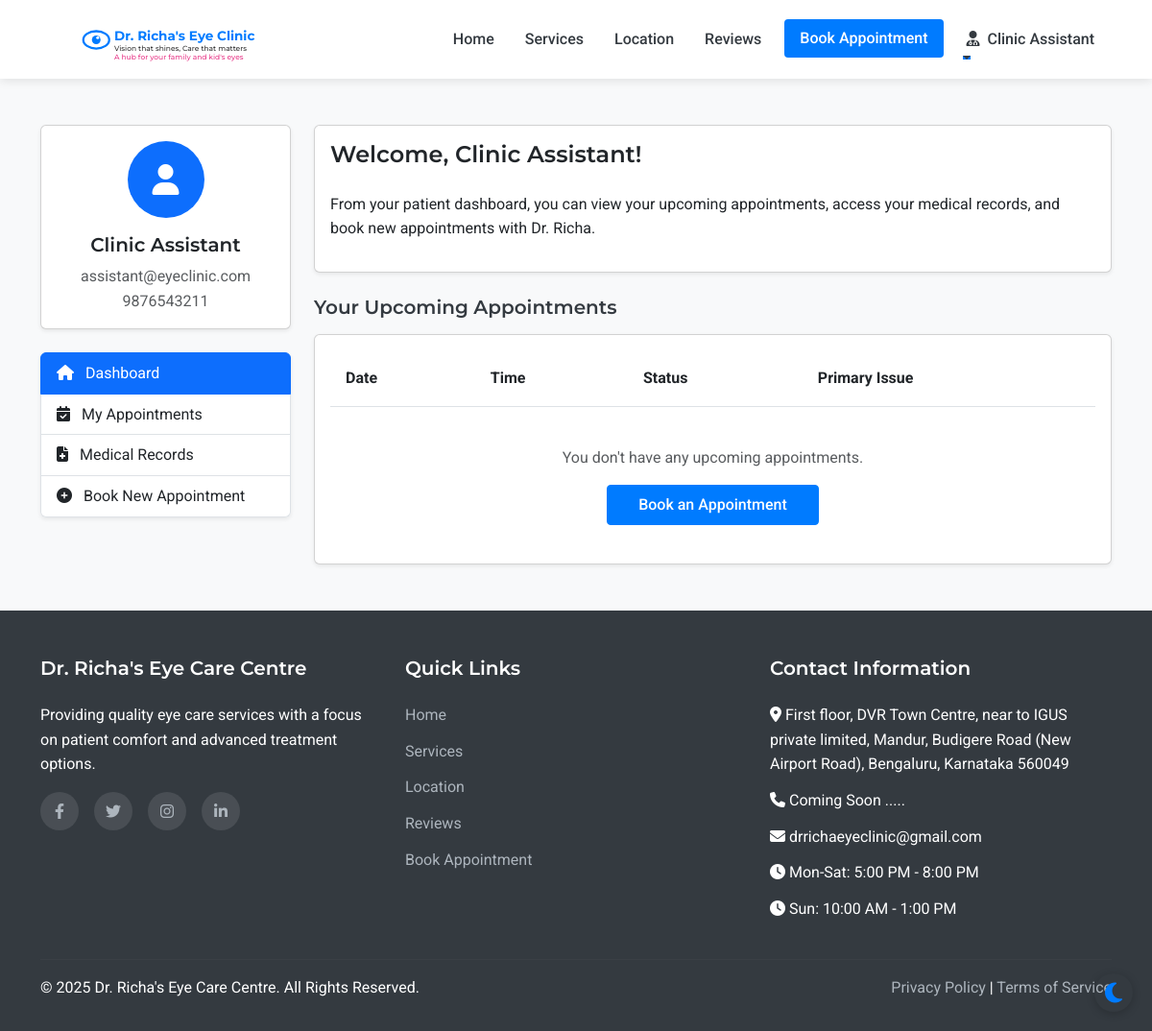
Page /patient/dashboard (signed in) on the earlier database version.
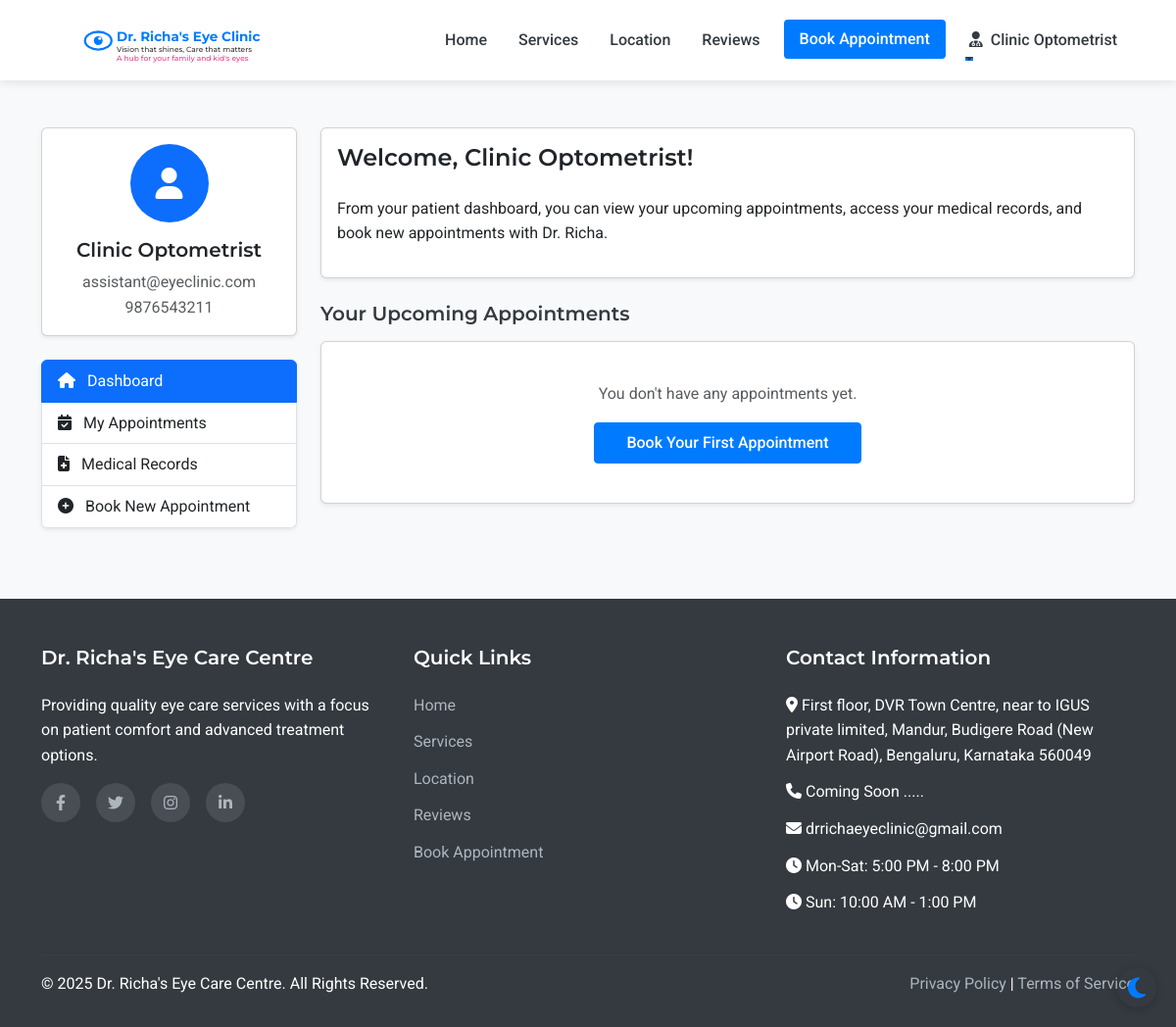
Same page on the later database version.
### models.py (models this page shows, shortened)
class Staff(UserMixin, db.Model):
    __abstract__ = True
    id = db.Column(db.Integer, primary_key=True)
    username = db.Column(db.String(64), unique=True, nullable=False)
    email = db.Column(db.String(120), unique=True, nullable=False)
    password_hash = db.Column(db.String(256), nullable=False)
    full_name = db.Column(db.String(100), nullable=False)
    mobile_number = db.Column(db.String(15), nullable=False)

class Assistant(Staff):
    __tablename__ = 'assistant'
    position = db.Column(db.String(100), nullable=True, default='Optometrist')
    full_name = db.Column(db.String(100), nullable=True, default='Optometrist')
    joining_date = db.Column(db.Date, nullable=True)
    salary_records = db.relationship('Salary', backref='assistant', lazy=True)

### routes.py (the view)
@app.route('/patient/dashboard')
@login_required
def patient_dashboard():
    appointments = Appointment.query.filter_by(patient_id=current_user.id).order_by(desc(Appointment.appointment_date), desc(Appointment.appointment_time)).all()
    return render_template('patient/dashboard.html', appointments=appointments)

### app.py (called while the page is built)
@login_manager.user_loader
def load_user(user_id):
    from models import Doctor, Assistant, Admin, Patient
    try:
        if user_id.startswith('doctor_'):
            return Doctor.query.get(int(user_id.split('_')[1]))
        elif user_id.startswith('assistant_'):
            return Assistant.query.get(int(user_id.split('_')[1]))
        elif user_id.startswith('admin_'):
            return Admin.query.get(int(user_id.split('_')[1]))
        else:
            return Patient.query.get(int(user_id))
    except (ValueError, AttributeError):
        return None

### routes.py (called while the page is built)
@app.context_processor
def inject_now():
    return {'now': datetime.now()}

### templates/patient/dashboard.html (shortened to what this page needs)
{% extends 'layout.html' %}
{% block content %}
<section class="py-5 bg-light">
    <div class="container">
        <div class="row">
            <div class="col-lg-3 mb-4">
                <div class="card shadow-sm mb-4">
                    <div class="card-body text-center">
                        <div class="avatar-circle bg-primary text-white mb-3">
                            <i class="fas fa-user fa-2x"></i>
                        </div>
                        <h5 class="card-title">{{ current_user.full_name }}</h5>
                        <p class="card-text text-muted mb-0">{{ current_user.email }}</p>
                        <p class="card-text text-muted">{{ current_user.mobile_number }}</p>
                    </div>
                </div>
                <div class="list-group shadow-sm">
                    <a href="{{ url_for('patient_dashboard') }}" class="list-group-item list-group-item-action active">
                        <i class="fas fa-home me-2"></i> Dashboard
                    </a>
                    <a href="{{ url_for('patient_appointments') }}" class="list-group-item list-group-item-action">
                        <i class="fas fa-calendar-check me-2"></i> My Appointments
                    </a>
                    <a href="{{ url_for('patient_medical_records') }}" class="list-group-item list-group-item-action">
                        <i class="fas fa-file-medical me-2"></i> Medical Records
                    </a>
                    <a href="{{ url_for('appointment') }}" class="list-group-item list-group-item-action">
                        <i class="fas fa-plus-circle me-2"></i> Book New Appointment
                    </a>
                </div>
            </div>
            <div class="col-lg-9">
                <div class="card shadow-sm mb-4">
                    <div class="card-body">
                        <h4 class="card-title mb-4">Welcome, {{ current_user.full_name }}!</h4>
                        <p>From your patient dashboard, you can view your upcoming appointments, access your medical records, and book new appointments with Dr. Richa.</p>
                    </div>
                </div>
                <h5 class="mb-3">Your Upcoming Appointments</h5>
                <div class="card shadow-sm">
                    <div class="card-body">
                        {% if appointments %}
                            <div class="table-responsive">
                                <table class="table table-hover">
                                    <thead>
                                        <tr>
                                            <th>Date</th>
                                            <th>Time</th>
                                            <th>Status</th>
                                            <th>Primary Issue</th>
                                        </tr>
                                    </thead>
                                </table>
                            </div>
                            {% set upcoming_count = appointments|selectattr('appointment_date', 'ge', now.date())|list|length %}
                            {% if upcoming_count == 0 %}
                                <div class="text-center p-4">
                                    <p class="text-muted mb-3">You don't have any upcoming appointments.</p>
                                    <a href="{{ url_for('appointment') }}" class="btn btn-primary">Book an Appointment</a>
                                </div>
                            {% endif %}
                        {% else %}
                            <div class="text-center p-4">
                                <p class="text-muted mb-3">You don't have any appointments yet.</p>
                                <a href="{{ url_for('appointment') }}" class="btn btn-primary">Book Your First Appointment</a>
                            </div>
                        {% endif %}
                    </div>
                </div>
            </div>
        </div>
    </div>
</section>
{% endblock %}

### templates/layout.html (shortened to what the changed rows need)
<!DOCTYPE html>
<html lang="en">
<head>
    <link href="https://cdn.jsdelivr.net/npm/bootstrap@5.3.0-alpha1/dist/css/bootstrap.min.css" rel="stylesheet">
    <link rel="stylesheet" href="https://cdn.jsdelivr.net/npm/flatpickr/dist/flatpickr.min.css">
    <link rel="stylesheet" href="https://cdnjs.cloudflare.com/ajax/libs/font-awesome/6.1.1/css/all.min.css">
    <link rel="stylesheet" href="{{ url_for('static', filename='css/style.css') }}">
</head>
<body>
    <nav class="navbar navbar-expand-lg sticky-top">
        <div class="container">
            <div class="collapse navbar-collapse" id="navbarNav">
                <ul class="navbar-nav ms-auto">
                    {% if current_user.is_authenticated %}
                        {% if current_user.__class__.__name__ == 'Patient' %}
                            <li class="nav-item dropdown">
                                <a class="nav-link dropdown-toggle" href="#" id="navbarDropdown" role="button" data-bs-toggle="dropdown" aria-expanded="false">
                                    <i class="fas fa-user me-1"></i> {{ current_user.full_name }}
                                </a>
                                <ul class="dropdown-menu dropdown-menu-end" aria-labelledby="navbarDropdown">
                                    <li><a class="dropdown-item" href="{{ url_for('patient_dashboard') }}">Dashboard</a></li>
                                    <li><a class="dropdown-item" href="{{ url_for('patient_appointments') }}">My Appointments</a></li>
                                    <li><a class="dropdown-item" href="{{ url_for('patient_medical_records') }}">Medical Records</a></li>
                                    <li><hr class="dropdown-divider"></li>
                                    <li><a class="dropdown-item" href="{{ url_for('patient_logout') }}">Logout</a></li>
                                </ul>
                            </li>
                        {% else %}
                            <li class="nav-item dropdown">
                                <a class="nav-link dropdown-toggle" href="#" id="navbarDropdown" role="button" data-bs-toggle="dropdown" aria-expanded="false">
                                    <i class="fas fa-user-md me-1"></i> {{ current_user.full_name }}
                                </a>
                            </li>
                        {% endif %}
                    {% endif %}
                </ul>
            </div>
        </div>
    </nav>
    <main>
        {% block content %}{% endblock %}
    </main>
</body>
</html>

Differences in the rows shown:
changed Assistant "assistant@eyeclinic.com": full_name "Clinic Assistant" → "Clinic Optometrist"
Other differences:
text no longer shown: "Date Time Status Primary Issue You don't have any upcoming appointments. Book an Appointment"
text now shown: "You don't have any appointments yet. Book Your First Appointment"
